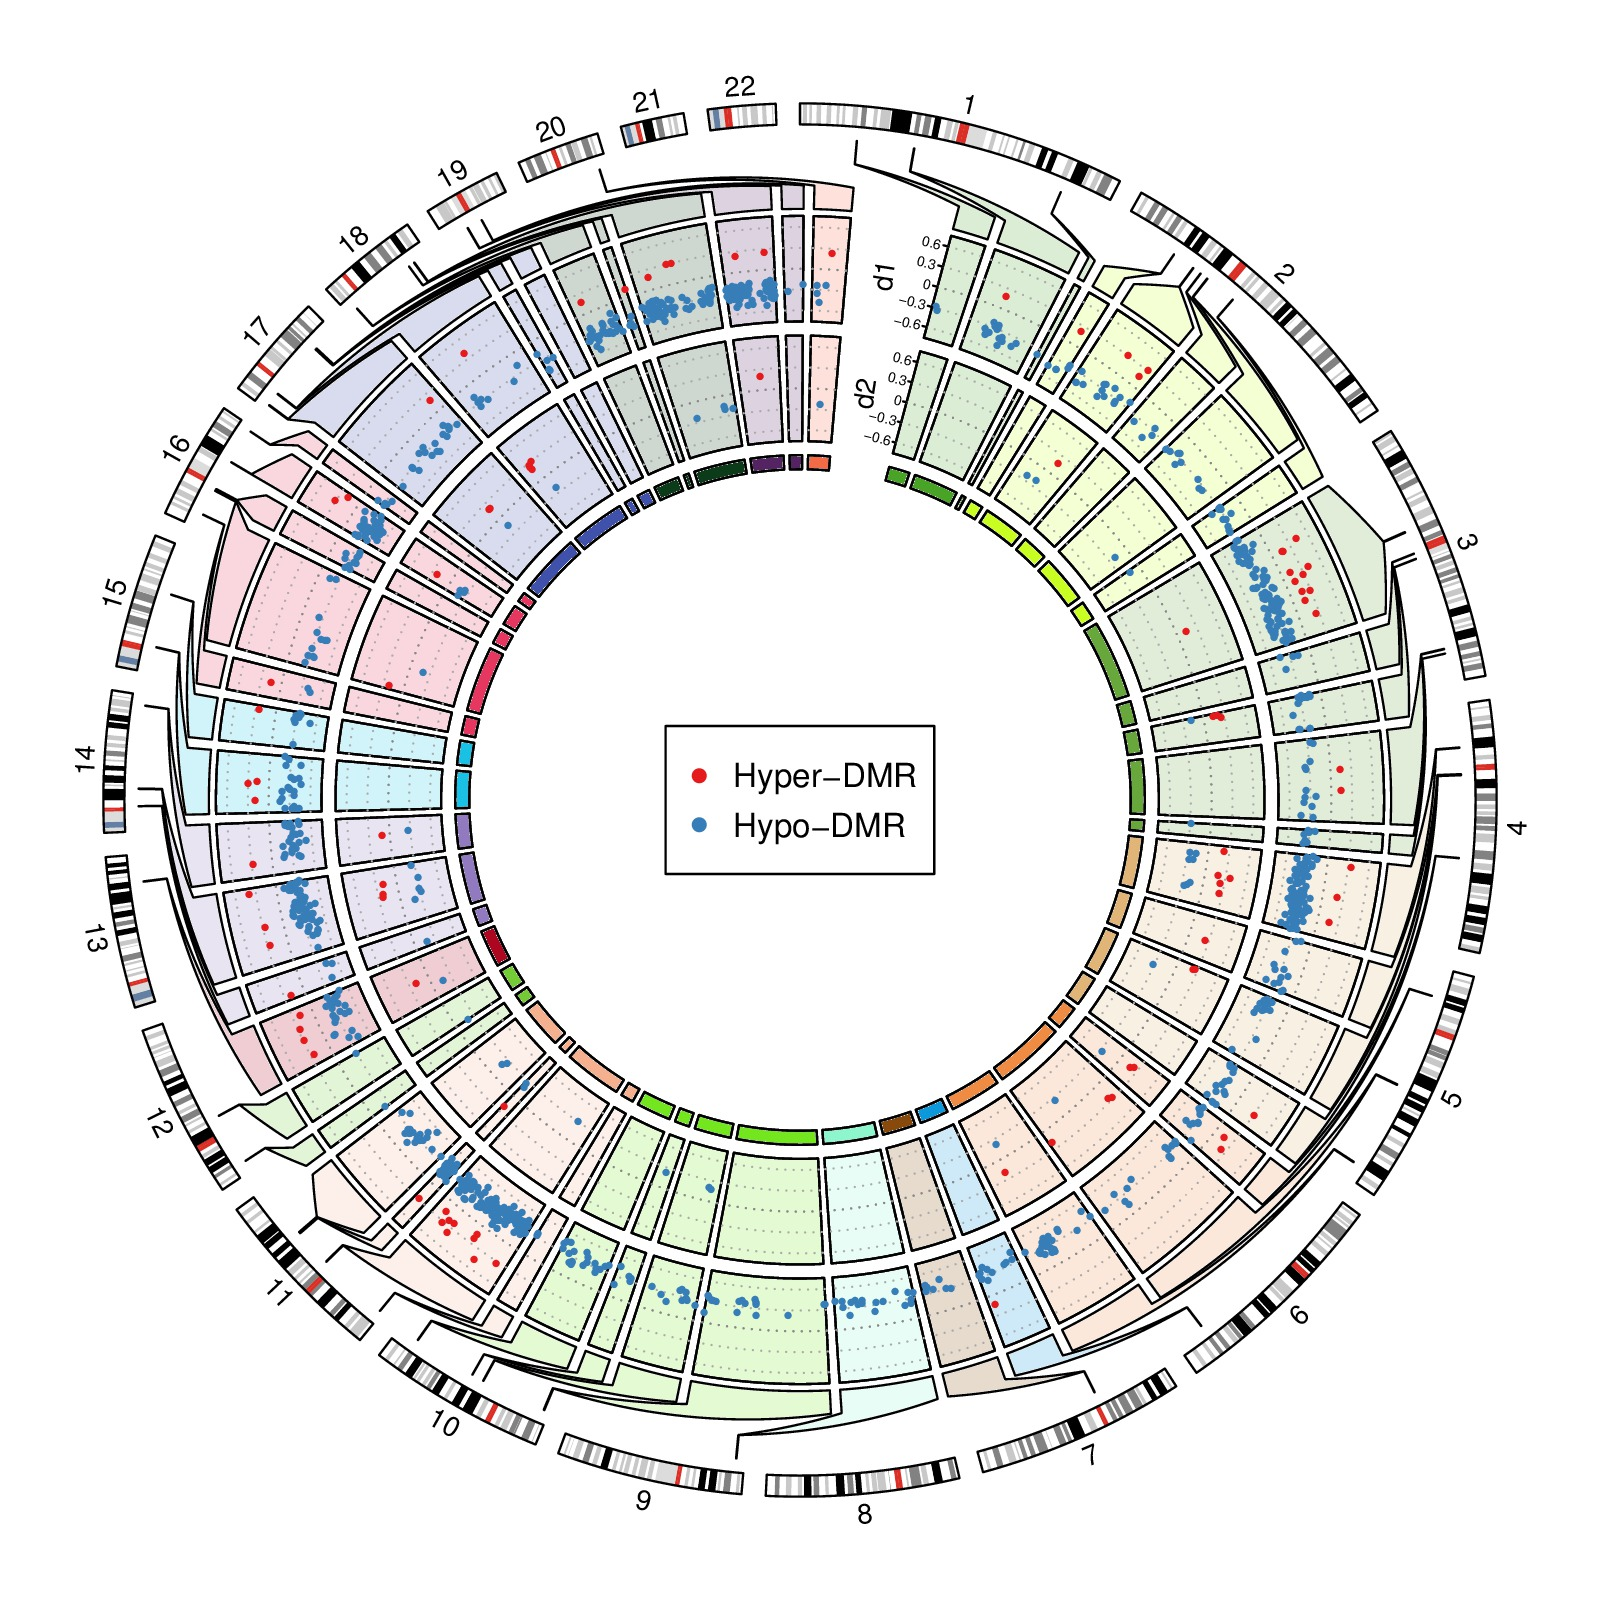

Write R code to recreate this figure.
## <a href="example/tagments_WGBS_DMR.RData">tagments_WGBS_DMR.RData</a>

load("example/tagments_WGBS_DMR.RData")

library(circlize)

circos.par(gap.degree = 2, start.degree = 90)
circos.initializeWithIdeogram(chromosome.index = paste0("chr", 1:22), plotType = "ideogram",
	ideogram.height = 0.03)

# add labels of chromosomes
for(chr in get.all.sector.index()) {
	xlim = get.cell.meta.data("cell.xlim", sector.index = chr)
	ylim = get.cell.meta.data("cell.ylim", sector.index = chr)
	circos.text(mean(xlim), ylim[2], gsub("chr", "", chr), niceFacing = TRUE, cex = 0.8, 
		adj = c(0.5, -0.5), sector.index = chr)
}

# calculate position of each tagment measured in the polar coordinate system
for(i in seq_len(nrow(tagments))) {
	tagments[i, "theta1"] = circlize(tagments[i, 2], 1, sector.index = tagments[i, 1])[1, 1]
	tagments[i, "theta2"] = circlize(tagments[i, 3], 1, sector.index = tagments[i, 1])[1, 1]
}

r = circlize:::get_most_inside_radius()
circos.clear()

par(new = TRUE)

set.seed(123)
chr_bg_color = rand_color(22, transparency = 0.8)
names(chr_bg_color) = paste0("chr", 1:22)

circos.par(cell.padding = c(0.02, 0, 0.02, 0), gap.degree = c(rep(1, nrow(tagments)-1), 10), 
	start.degree = 75, points.overflow.warning = FALSE)
circos.initialize(factors = factor(rownames(tagments), levels = rownames(tagments)), 
	xlim = as.matrix(tagments[, 2:3]))

circos.track(ylim = c(0, 1), panel.fun = function(x, y) {
	
	si = get.cell.meta.data("sector.index")
	chr = gsub("^(chr.*?)-.*$", "\\1", si)
	theta1 = tagments[si, "theta1"]
	theta2 = tagments[si, "theta2"]
	
	xlim = get.cell.meta.data("cell.xlim")
	ylim = get.cell.meta.data("cell.ylim")

	cell.top.radius = get.cell.meta.data("cell.top.radius")
	
	# map from polar coordinate system to data coordinate system
	df = reverse.circlize(c(theta1, theta2), c(cell.top.radius, cell.top.radius))

	x21 = df[1, 1]
	x22 = df[2, 1]
	y21 = df[1, 2]
	y22 = df[2, 2]
	x11 = xlim[1]
	x12 = xlim[2]
	y11 = ylim[1]
	y12 = ylim[1]
	circos.polygon(c(x11, x11, x21, x21, x22, x22, x12, x12, x11),
		           c(y11, (y21 - y11)/3, (y21 - y11)/3*2, y21, y22, (y22 - y12)/3*2, (y22 - y12)/3, y12, y11), 
		           col = chr_bg_color[chr])

}, track.margin = c(0, 1 - r), cell.padding = c(0, 0, 0, 0), bg.border = NA, track.height = 0.1)

max_abs = max(abs(c(DMR1$methDiff, DMR2$methDiff)))
max_abs = ceiling(max_abs*10)/10
circos.track(ylim = c(-max_abs, max_abs), panel.fun = function(x, y) {
	si = get.cell.meta.data("sector.index")
	chr = gsub("^(chr\\d+).*$", "\\1", si)
	xlim = get.cell.meta.data("cell.xlim")
	ylim = get.cell.meta.data("cell.ylim")

	circos.rect(xlim[1], ylim[1], xlim[2], ylim[2], col = chr_bg_color[[chr]])
	for(h in seq(-max_abs, max_abs, by = 0.3)) {
		circos.lines(xlim, c(h, h), lty = 3, col = "#AAAAAA")
	}

	circos.lines(xlim, c(0, 0), lty = 3, col = "#888888")

	subset = DMR1[DMR1$tagment == si, , drop = FALSE]
	if(nrow(subset) > 0) {
		circos.points((subset[[2]] + subset[[3]])/2, subset$methDiff, 
			col = ifelse(subset$methDiff > 0, "#E41A1C", "#377EB8"), pch = 16, cex = 0.5)
	}

}, bg.border = 1, track.height = 0.15)

first_sector = get.all.sector.index()[1]
circos.yaxis(side = "left", at = seq(-0.6, 0.6, by = 0.3), sector.index = first_sector,
	labels.cex = 0.4)
xlim = get.cell.meta.data("cell.xlim", sector.index = first_sector)
ylim = get.cell.meta.data("cell.ylim", sector.index = first_sector)
circos.text(xlim[1], mean(ylim), "d1", facing = "clockwise", niceFacing = TRUE, cex = 0.8, 
	adj = c(0.5, degree(6)), sector.index = first_sector)

circos.track(ylim = c(-max_abs, max_abs), panel.fun = function(x, y) {
	si = get.cell.meta.data("sector.index")
	chr = gsub("^(chr\\d+).*$", "\\1", si)
	xlim = get.cell.meta.data("cell.xlim")
	ylim = get.cell.meta.data("cell.ylim")
	circos.rect(xlim[1], ylim[1], xlim[2], ylim[2], col = chr_bg_color[[chr]])
	for(h in seq(-max_abs, max_abs, by = 0.3)) {
		circos.lines(xlim, c(h, h), lty = 3, col = "#AAAAAA")
	}
	circos.lines(xlim, c(0, 0), lty = 3, col = "#888888")
	subset = DMR2[DMR2$tagment == si, , drop = FALSE]
	if(nrow(subset) > 0) {
		circos.points((subset[[2]] + subset[[3]])/2, subset$methDiff, 
			col = ifelse(subset$methDiff > 0, "#E41A1C", "#377EB8"), pch = 16, cex = 0.5)
	}
}, bg.border = 1, track.height = 0.15)
circos.yaxis(side = "left", at = seq(-0.6, 0.6, by = 0.3), sector.index = first_sector,
	labels.cex = 0.4)
xlim = get.cell.meta.data("cell.xlim", sector.index = first_sector)
ylim = get.cell.meta.data("cell.ylim", sector.index = first_sector)
circos.text(xlim[1], mean(ylim), "d2", facing = "clockwise", niceFacing = TRUE, cex = 0.8, 
	adj = c(0.5, degree(6)), sector.index = first_sector)

circos.track(ylim = c(0, 1), panel.fun = function(x, y) {
	cate = get.cell.meta.data("sector.index")
	chr = gsub("^(chr\\d+).*$", "\\1", cate)
	xlim = get.cell.meta.data("cell.xlim")
	ylim = get.cell.meta.data("cell.ylim")
	circos.rect(xlim[1], ylim[1], xlim[2], ylim[2], col = gsub("\\d\\d$", "", chr_bg_color[[chr]]))
}, track.height = 0.02, cell.padding = c(0, 0, 0, 0))

circos.clear()

legend("center", pch = 16, legend = c("Hyper-DMR", "Hypo-DMR"), col = c("#E41A1C", "#377EB8"))

par(new = FALSE)
